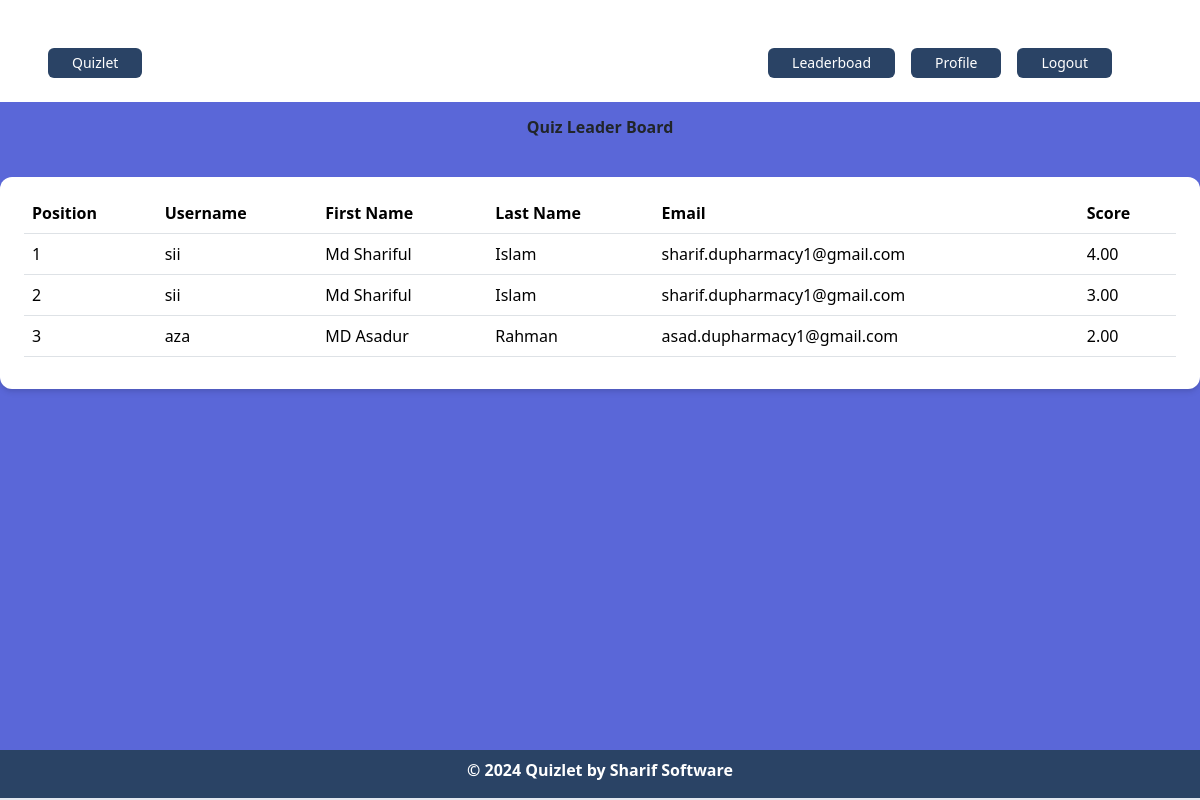
Page /account/quizleaderboard/1/ (signed in) on the committed database.
### quiz/models.py (models this page shows, shortened)
class QuizAttempt(models.Model):
    user = models.ForeignKey(UserAccount, on_delete=models.CASCADE)
    quiz = models.ForeignKey(Quiz, on_delete=models.CASCADE)
    start_time = models.DateTimeField(auto_now_add=True)
    end_time = models.DateTimeField(blank=True, null=True)
    score = models.DecimalField(max_digits=5, decimal_places=2, default=0)

### account/models.py (models this page shows, shortened)
class UserAccount(models.Model):
    user= models.OneToOneField(User, related_name='account', on_delete= models.CASCADE )
    birth_date = models.DateField(null=True, blank=True)
    gender = models.CharField(max_length=10, choices=GENDER_TYPE)

### account/views.py (the view)
# urls.py: path("quizleaderboard/<int:id>/", views.quizleaderboard, name="quizleaderboard"),
@login_required
def quizleaderboard(request, id):
    quiz_detail= Quiz.objects.get(id=id)
    quiz_attempt= QuizAttempt.objects.filter(quiz=quiz_detail).order_by('-score')
    enumerated_quiz_attempt = list(enumerate(quiz_attempt, start=1))
    return render(request, 'accounts/quizleaderboad.html', {'enumerated_lists': enumerated_quiz_attempt})

### account/templates/accounts/quizleaderboad.html
{% extends "base.html" %}
{% block body %}
<h1 class="flex items-center justify-center w-full mt-3"><b>Quiz Leader Board</b></h1>
<div class="my-10 py-3 px-4 bg-white rounded-xl shadow-md">
<table class="table">
    <thead>
      <tr>
        <th scope="col">Position</th>
        <th scope="col">Username</th>
        <th scope="col">First Name</th>
        <th scope="col">Last Name</th>
        <th scope="col">Email</th>
        <th scope="col">Score</th>
      </tr>
    </thead>
    <tbody>
      {% for index, attempt in enumerated_lists %}
        <tr>
          <td>{{index}}</td>
          <td>{{attempt.user.user.username}}</td>
          <td>{{attempt.user.user.first_name}}</td>
          <td>{{attempt.user.user.last_name}}</td>
          <td>{{attempt.user.user.email}}</td>
          <td>{{attempt.score}}</td>
        </tr>
      {% endfor %}
    </tbody>
  </table>
</div>
{% endblock %}

### rows in the picture
QuizAttempt: index "1", user.user.username "sii", user.user.first_name "Md Shariful", user.user.last_name "Islam", user.user.email "sharif.dupharmacy1@gmail.com", score "4.00"
QuizAttempt: index "2", user.user.username "sii", user.user.first_name "Md Shariful", user.user.last_name "Islam", user.user.email "sharif.dupharmacy1@gmail.com", score "3.00"
QuizAttempt: index "3", user.user.username "aza", user.user.first_name "MD Asadur", user.user.last_name "Rahman", user.user.email "asad.dupharmacy1@gmail.com", score "2.00"
